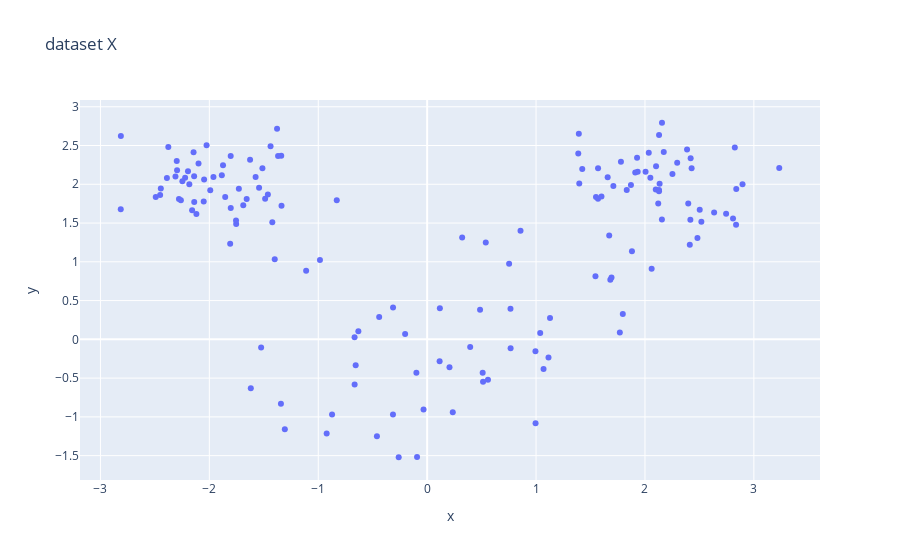

Notebook cell for this chart:
### Code cell
# plot X
fig = go.Figure(
    data=[
        go.Scatter(
            x=X[:, 0],
            y=X[:, 1],
            mode="markers"
        )
    ]
)

fig.update_layout(
    title="dataset X", 
    xaxis_title="x",
    yaxis_title="y",
)

fig.show()

### Figure 1 — Plotly figure (JSON) as saved in the notebook; plotly's stock layout.template omitted (floating-point values rounded to 4 significant figures; data arrays with more than 128 entries replaced by an {"elided": "..."} marker saying what was removed)
{"data": [{"mode": "markers", "type": "scatter", "x": {"elided": "150 float values"}, "y": {"elided": "150 float values"}}], "layout": {"title": {"text": "dataset X"}, "xaxis": {"title": {"text": "x"}}, "yaxis": {"title": {"text": "y"}}}}
